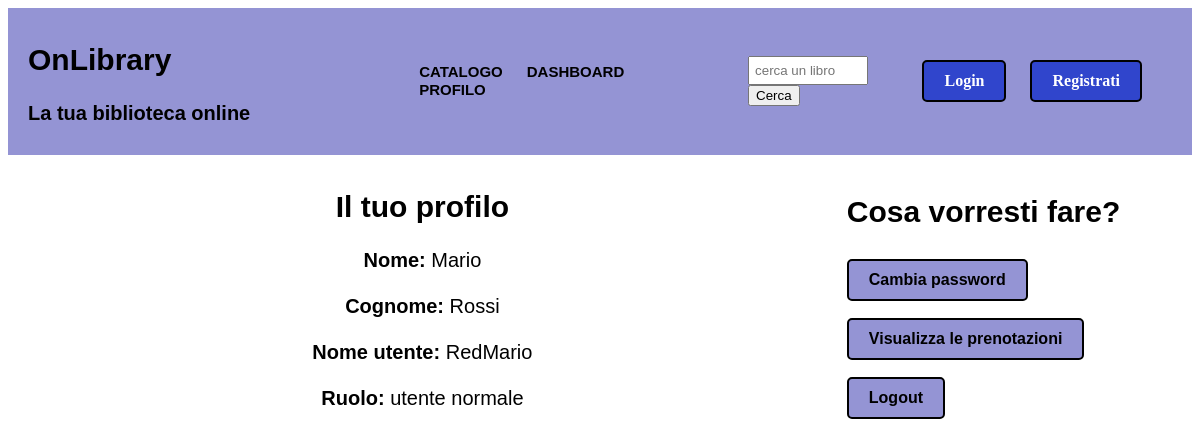
The page /profilo.php (signed in) on the database its author committed.
### tables this page shows
CREATE TABLE `utenti` (
  `Nome` text NOT NULL,
  `Cognome` text NOT NULL,
  `Nome_utente` text NOT NULL,
  `Password` text NOT NULL,
  `Amministratore` tinyint(4) NOT NULL
);

### profilo.php (the view, shortened to what this page needs)
<?php
    include("connessione.php");
?>
<!DOCTYPE html>
<html lang="it">
<head>
    <link rel="stylesheet" type="text/css" href="style.css"/>
</head>
<body>
    <?php
        include("includes/header.php");
        $nome_utente = $_SESSION["nome_utente"];
        if($_SESSION["amministratore"] == 1){
            header ("Location: profilo_amministratore.php");
        }else{
            $ruolo = "utente normale";
        }
        $sql = "SELECT * FROM utenti WHERE Nome_utente = '$nome_utente'";
        $risultato = mysqli_query($connessione, $sql) or die("<h2>Errore!</h2><br><a href='login.php'>Torna alla pagina di login</a>");
        $userData=mysqli_fetch_assoc($risultato);
    ?>
    <main class="credenziali">
        <h2>Il tuo profilo</h2>
        <b>Nome:</b> <?= $userData["Nome"]  ?> <br><br>
        <b>Cognome:</b> <?= $userData["Cognome"] ?> <br><br>
        <b>Nome utente:</b> <?= $userData["Nome_utente"]?> <br><br>
        <b>Ruolo:</b> <?= $ruolo ?>
    </main>
    <aside>
        <h3>Cosa vorresti fare?</h3>
        <a href="aggiorna_password.php" class="button2">Cambia password</a>
        <br><br>
        <a href="dashboard.php" class="button2">Visualizza le prenotazioni</a>
        <br><br>
        <a href="logout.php" class="button2">Logout</a>
    </aside>
</body>
</html>

### style.css (style rules this page uses)
* { box-sizing: border-box; }
a { color: black; text-decoration: none; }
main { width: 70%; padding: 10px; float: left; font-family: Verdana, arial, sans-serif; }
aside { width: 30%; padding: 10px; float: right; font-family: Verdana, arial, sans-serif; font-size: 15px; }
.credenziali { width: 70%; padding: 10px; font-family: Verdana, arial, sans-serif; font-size: 20px; text-align: center; }
h3 { font-size: 30px; }
.button2 { display: inline-block; padding: 10px 20px; font-size: 16px; font-weight: bold; color: black; background-color: rgb(148, 148, 212); border: 2px solid black; border-radius: 5px; text-decoration: none; text-align: center; }

### rows shown on the page
utenti: Nome "Mario", Cognome "Rossi", Nome_utente "RedMario"

### other values the page prints
$ruolo "utente normale"
